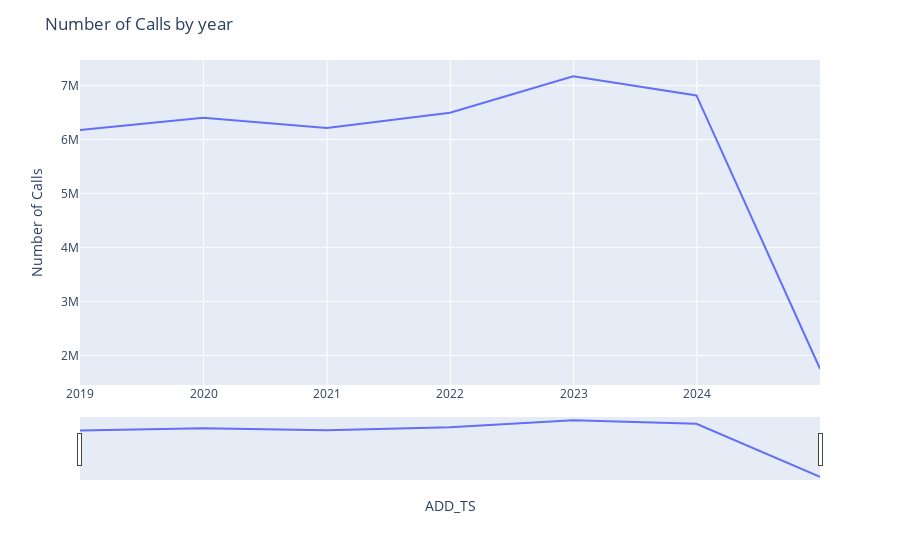

Notebook cell for this chart:
### Code cell
#Daily Plot
fig = px.line(yearly_df, x=yearly_df.index, y=yearly_df.num_calls)

# axis labels and title
fig.update_layout(
    yaxis_title="Number of Calls", 
    legend_title="", 
    title="Number of Calls by year"
)

# activate slider
fig.update_xaxes(rangeslider_visible=True)

fig.show()

### Figure 1 — Plotly figure (JSON) as saved in the notebook; plotly's stock layout.template omitted (floating-point values rounded to 4 significant figures)
{"data": [{"hovertemplate": "ADD_TS=%{x}<br>num_calls=%{y}<extra></extra>", "legendgroup": "", "line": {"color": "#636efa", "dash": "solid"}, "marker": {"symbol": "circle"}, "mode": "lines", "name": "", "orientation": "v", "showlegend": false, "type": "scatter", "x": ["2018-12-31T00:00:00", "2019-12-31T00:00:00", "2020-12-31T00:00:00", "2021-12-31T00:00:00", "2022-12-31T00:00:00", "2023-12-31T00:00:00", "2024-12-31T00:00:00"], "xaxis": "x", "y": [6175109, 6403943, 6210622, 6493833, 7171033, 6815913, 1750845], "yaxis": "y"}], "layout": {"legend": {"title": {"text": ""}, "tracegroupgap": 0}, "margin": {"t": 60}, "title": {"text": "Number of Calls by year"}, "xaxis": {"anchor": "y", "domain": [0, 1], "rangeslider": {"visible": true}, "title": {"text": "ADD_TS"}}, "yaxis": {"anchor": "x", "domain": [0, 1], "title": {"text": "Number of Calls"}}}}
